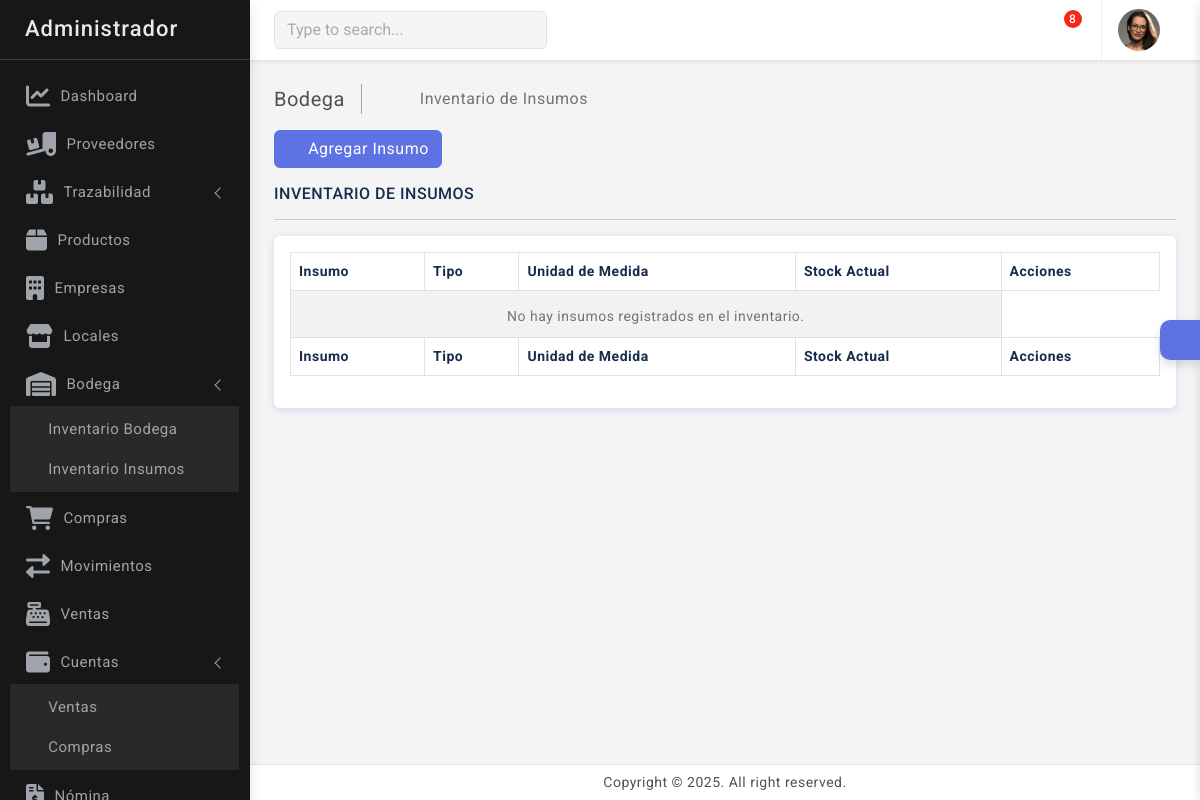
The app's page /bodega/inventario-insumos/, older data.
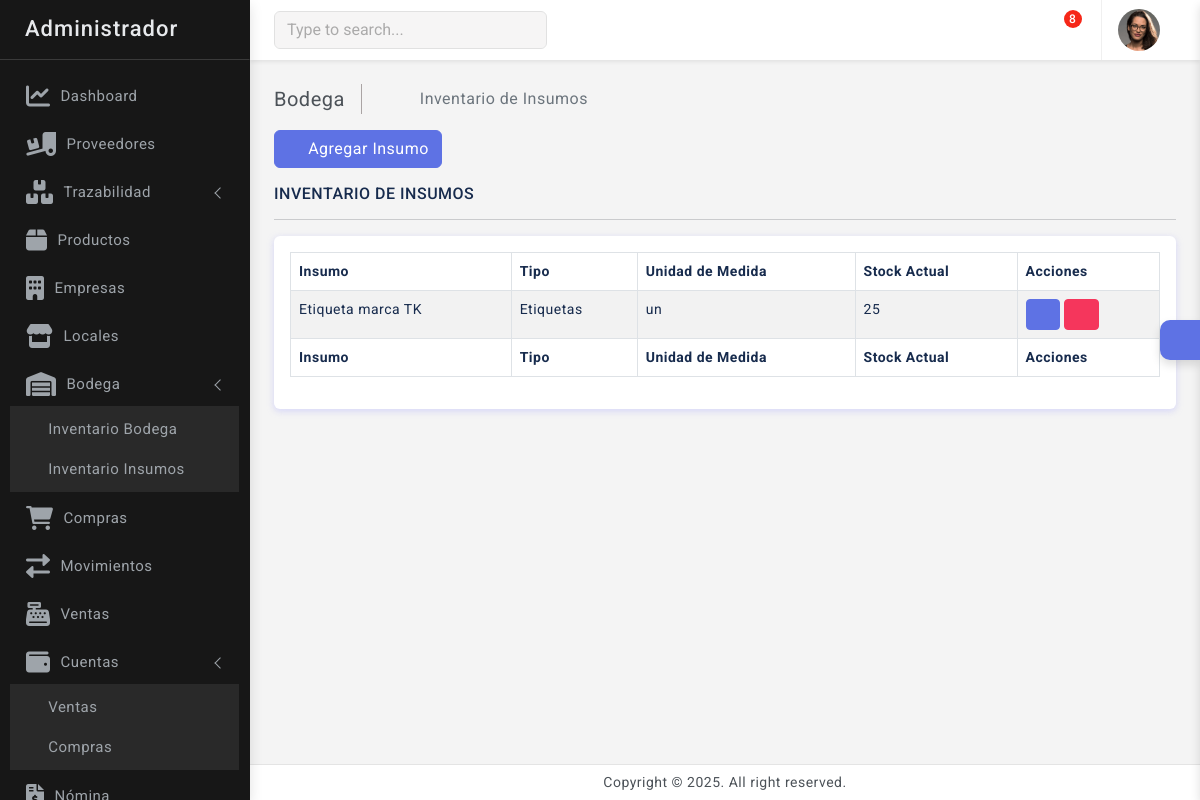
The same page, newer data.
### bodega/models.py (models this page shows, shortened)
class Insumo(models.Model):
    nombre = models.CharField(max_length=100, unique=True)
    tipo_insumo = models.ForeignKey(TipoInsumo, on_delete=models.CASCADE)
    unidad_medida = models.ForeignKey(UnidadMedida, on_delete=models.CASCADE)
    @property
    def stock_actual(self):
        ingresos = self.ingresos.aggregate(total=models.Sum('cantidad'))['total'] or 0
        usos = self.usos.aggregate(total=models.Sum('cantidad'))['total'] or 0
        return ingresos - usos

class TipoInsumo(models.Model):
    nombre = models.CharField(max_length=100, unique=True)
    activo = models.BooleanField(default=True)  # Permite desactivar tipos en lugar de eliminarlos

class UnidadMedida(models.Model):
    nombre = models.CharField(max_length=100, unique=True)
    abrev = models.CharField(max_length=10, unique=True, null=True, blank=True)  # Ejemplo: kg, m, l

### bodega/views.py (the view)
# urls.py: path('inventario-insumos/', views.inventario_insumos, name='inventario_insumos'),
def inventario_insumos(request):
    insumos = Insumo.objects.all().order_by('nombre')
    return render(request, 'bodega/insumos/inventario_insumos.html', {'insumos': insumos})

### notificaciones/context_processors.py (called while the page is built)
def notificaciones_context(request):
    if request.user.is_authenticated:
        notificaciones = Notificacion.objects.filter(user=request.user, leida=False).order_by('-fecha_creacion')
    else:
        notificaciones = []
    return {'notificaciones': notificaciones}

### outfitcore/context_processors.py (called while the page is built)
def global_context(request):
    user = None
    perfil = None
    contrato = None
    empresas = None
    if request.user.is_authenticated:
        user = request.user
        perfil = PerfilUsuario.objects.filter(usuario=request.user).first()
        if perfil:
            contrato = Contrato.objects.filter(perfil=perfil).first()
    empresas = Empresa.objects.all
    empresa_id = request.session.get('empresa_id')
    empresa_activa = None
    if empresa_id:
        empresa_activa = Empresa.objects.filter(id=empresa_id).first()
    return {
        'perfil': perfil,
        'user': user,
        'contrato': contrato,
        'empresas': empresas,
        'empresa_id': empresa_id,
        'empresa_activa': empresa_activa,
    }

### templates/bodega/insumos/inventario_insumos.html (shortened to what this page needs)
{% extends 'base.html' %}
{% block content %}
    <div class="page-wrapper">
        <div class="page-content">
            <div class="page-breadcrumb d-none d-sm-flex align-items-center mb-3">
                <div class="breadcrumb-title pe-3">Bodega</div>
                <div class="ps-3">
                    <nav aria-label="breadcrumb">
                        <ol class="breadcrumb mb-0 p-0">
                            <li class="breadcrumb-item"><a href="{% url 'home' %}"><i class="bx bx-home-alt"></i></a></li>
                            <li class="breadcrumb-item active" aria-current="page">Inventario de Insumos</li>
                        </ol>
                    </nav>
                </div>
            </div>
            <a href="{% url 'agregar_insumo' %}" class="btn btn-primary mb-3">
                <i class="bx bx-plus"></i> Agregar Insumo
            </a>
            <h6 class="mb-0 text-uppercase">Inventario de Insumos</h6>
            <hr />
            <div class="card">
                <div class="card-body">
                    <div class="table-responsive">
                        <table id="example2" class="table table-striped table-bordered">
                            <thead>
                                <tr>
                                    <th>Insumo</th>
                                    <th>Tipo</th>
                                    <th>Unidad de Medida</th>
                                    <th>Stock Actual</th>
                                    <th>Acciones</th>
                                </tr>
                            </thead>
                            <tbody>
                                {% if insumos %}
                                    {% for insumo in insumos %}
                                    <tr>
                                        <td>{{ insumo.nombre }}</td>
                                        <td>{{ insumo.tipo_insumo.nombre }}</td>
                                        <td>{{ insumo.unidad_medida.abrev }}</td>
                                        <td>
                                            {% if insumo.stock_actual < 10 %}
                                                <span class="badge bg-danger">{{ insumo.stock_actual }}</span>
                                            {% else %}
                                                {{ insumo.stock_actual }}
                                            {% endif %}
                                        </td>
                                        <td>
                                            <a href="{% url 'editar_insumo' insumo.id %}" class="btn btn-sm btn-primary">
                                                <i class="bx bx-edit"></i>
                                            </a>
                                            <button class="btn btn-sm btn-danger delete-insumo" data-id="{{ insumo.id }}" title="Eliminar">
                                            <i class="bx bx-trash"></i>
                                            </button>
                                        </td>
                                    </tr>
                                    {% endfor %}
                                {% else %}
                                    <tr>
                                        <td colspan="4" class="text-center text-muted">
                                            <i class="bx bx-info-circle" style="font-size: 20px; color: #ff9800;"></i>
                                            No hay insumos registrados en el inventario.
                                        </td>
                                    </tr>
                                {% endif %}
                            </tbody>
                            <tfoot>
                                <tr>
                                    <th>Insumo</th>
                                    <th>Tipo</th>
                                    <th>Unidad de Medida</th>
                                    <th>Stock Actual</th>
                                    <th>Acciones</th>
                                </tr>
                            </tfoot>
                        </table>
                    </div>
                </div>
            </div>
        </div>
    </div>
{% endblock %}

### templates/base.html (shortened to what this page needs)
{% load static %}
<!doctype html>
<html lang="en" class="semi-dark">
<head>
	<link href="{% static 'plugins/vectormap/jquery-jvectormap-2.0.2.css' %}" rel="stylesheet" />
	<link href="{% static 'plugins/simplebar/css/simplebar.css' %}" rel="stylesheet" />
	<link href="{% static 'plugins/perfect-scrollbar/css/perfect-scrollbar.css' %}" rel="stylesheet" />
	<link href="{% static 'plugins/metismenu/css/metisMenu.min.css' %}" rel="stylesheet" />
	<link href="{% static 'plugins/smart-wizard/css/smart_wizard_all.min.css' %}" rel="stylesheet" type="text/css" />
	<link href="{% static 'css/pace.min.css' %}" rel="stylesheet" />
	<link href="{% static 'css/bootstrap.min.css' %}" rel="stylesheet">
	<link href="{% static 'css/bootstrap-extended.css' %}" rel="stylesheet">
	<link href="{% static 'css/app.css' %}" rel="stylesheet">
	<link href="{% static 'css/icons.css' %}" rel="stylesheet">
	<link rel="stylesheet" href="{% static 'css/dark-theme.css' %}" />
	<link rel="stylesheet" href="{% static 'css/semi-dark.css' %}" />
	<link rel="stylesheet" href="{% static 'css/header-colors.css' %}" />
	<link href="{% static 'plugins/datatable/css/dataTables.bootstrap5.min.css' %}" rel="stylesheet" />
	<link href="{% static 'css/style.css' %}" rel="stylesheet">
	<link href="https://cdnjs.cloudflare.com/ajax/libs/font-awesome/6.0.0-beta3/css/all.min.css" rel="stylesheet">
	<link rel="stylesheet" href="https://cdn.jsdelivr.net/npm/bootstrap4-duallistbox@4.0.2/dist/bootstrap-duallistbox.min.css">
</head>
<body>
	<div class="wrapper">
		{% include 'includes/alerts.html' %}
		{% include 'includes/dashboard_sidebar.html' %}
		{% include 'includes/navbar.html' %}
		{% include 'includes/switcher.html' %}
		{% block content %}{% endblock %}
		{% include 'includes/footer.html' %}
	</div>
</body>
</html>

### templates/includes/alerts.html (shortened to what this page needs)
<!DOCTYPE html>
<html lang="en">
    <head>
        <link rel="stylesheet" href="//cdn.jsdelivr.net/npm/alertifyjs@1.13.1/build/css/alertify.min.css"/>
        <link rel="stylesheet" href="//cdn.jsdelivr.net/npm/alertifyjs@1.13.1/build/css/themes/default.min.css"/>
    </head>
    <body>
    </body>
</html>

### templates/includes/dashboard_sidebar.html (shortened to what this page needs)
{% load static %}
<div class="sidebar-wrapper" data-simplebar="true">
    <div class="sidebar-header">
        {% if empresa_activa %}
            <div>
                <img src="{{ empresa_activa.logo.url }}" class="logo-icon" alt="logo icon">
            </div>
            <div>
                <h4 class="logo-text">{{ empresa_activa.razon_social }}</h4>
            </div>
            <div class="toggle-icon ms-auto"><i class='bx bx-arrow-to-left'></i>
            </div>
        {% else %}
            <div>
                <h4 class="logo-text">Administrador</h4>
            </div>
            <div class="toggle-icon ms-auto"><i class='bx bx-arrow-to-left'></i>
            </div>
        {% endif %}
    </div>
    <ul class="metismenu" id="menu">
        <li>
            <a href="{% url 'home' %}">
                <div class="parent-icon"><i class='fas fa-chart-line'></i></div>
                <div class="menu-title">Dashboard</div>
            </a>
        </li>
        <li>
            <a href="{% url 'proveedores' %}">
                <div class="parent-icon"><i class="fas fa-truck-loading"></i>
                </div>
                <div class="menu-title">Proveedores</div>
            </a>
        </li>
        {% with request.path as path %}
        <li class="{% if '/trazabilidad/' in path %}mm-active{% endif %}">
            <a href="#" class="has-arrow" aria-expanded="{% if '/trazabilidad/' in path %}true{% else %}false{% endif %}">
                <div class="parent-icon"><i class='fas fa-boxes'></i></div>
                <div class="menu-title">Trazabilidad</div>
            </a>
        </li>
        {% endwith %}
        <li>
            <a href="{% url 'productos' %}">
                <div class="parent-icon"><i class='fas fa-box'></i>
                </div>
                <div class="menu-title">Productos</div>
            </a>
        </li>
        <li>
            <a href="{% url 'empresas' %}">
                <div class="parent-icon"><i class='fas fa-building'></i>
                </div>
                <div class="menu-title">Empresas</div>
            </a>
        </li>
        <li>
            <a href="{% url 'locales' %}">
                <div class="parent-icon"><i class='fas fa-store'></i>
                </div>
                <div class="menu-title">Locales</div>
            </a>
        </li>
        <li>
            <a href="#" class="has-arrow">
                <div class="parent-icon"><i class='fas fa-warehouse'></i>
                </div>
                <div class="menu-title">Bodega</div>
            </a>
            <ul>
                <li> <a href="{% url 'inventario_bodega' %}"><i class="bx bx-right-arrow-alt"></i>Inventario Bodega</a> </li>
                <li> <a href="{% url 'inventario_insumos' %}"><i class="bx bx-right-arrow-alt"></i>Inventario Insumos</a> </li>
            </ul>
        </li>
        <li>
            <a href="#">
                <div class="parent-icon"><i class="fas fa-shopping-cart"></i>
                </div>
                <div class="menu-title">Compras</div>
            </a>
        </li>
        <li>
            <a href="#">
                <div class="parent-icon"> <i class="fas fa-exchange-alt"></i>
                </div>
                <div class="menu-title">Movimientos</div>
            </a>
        </li>
        <li>
            <a href="#">
                <div class="parent-icon"><i class='fas fa-cash-register'></i>
                </div>
                <div class="menu-title">Ventas</div>
            </a>
        </li>
        <li>
            <a href="#" class="has-arrow">
                <div class="parent-icon"><i class="fas fa-wallet"></i>
                </div>
                <div class="menu-title">Cuentas</div>
            </a>
            <ul>
                <li> <a href="{% url 'ventas' %}"><i class="bx bx-right-arrow-alt"></i>Ventas</a> </li>
                <li> <a href="{% url 'compras' %}"><i class="bx bx-right-arrow-alt"></i>Compras</a> </li>
            </ul>
        </li>
        <li>
            <a href="{% url 'nomina' %}">
                <div class="parent-icon"><i class="fas fa-file-invoice-dollar"></i>
                </div>
                <div class="menu-title">Nómina</div>
            </a>
        </li>
    </ul>
</div>

### templates/includes/navbar.html (shortened to what this page needs)
{% load static %}
<header>
    <div class="topbar d-flex align-items-center">
        <nav class="navbar navbar-expand">
            <div class="search-bar flex-grow-1">
                <div class="position-relative search-bar-box">
                    <input type="text" class="form-control search-control" placeholder="Type to search..."> <span class="position-absolute top-50 search-show translate-middle-y"><i class='bx bx-search'></i></span>
                </div>
            </div>
            <div class="top-menu ms-auto">
                <ul class="navbar-nav align-items-center">
                    <li class="nav-item dropdown dropdown-large">
                        <a class="nav-link dropdown-toggle dropdown-toggle-nocaret" href="#" role="button" data-bs-toggle="dropdown" aria-expanded="false">	<i class='bx bx-category'></i>
                        </a>
                    </li>
                    <li class="nav-item dropdown dropdown-large">
                        <a class="nav-link dropdown-toggle dropdown-toggle-nocaret position-relative" href="#" role="button" data-bs-toggle="dropdown" aria-expanded="false">
                            <i class='bx bx-bell'></i>
                        </a>
                    </li>
                    <li class="nav-item dropdown dropdown-large">
                        <a class="nav-link dropdown-toggle dropdown-toggle-nocaret position-relative" href="#" role="button" data-bs-toggle="dropdown" aria-expanded="false"> <span class="alert-count">8</span>
                            <i class='bx bx-comment'></i>
                        </a>
                    </li>
                </ul>
            </div>
            <div class="user-box dropdown">
                <a class="d-flex align-items-center nav-link dropdown-toggle dropdown-toggle-nocaret" href="#" role="button" data-bs-toggle="dropdown" aria-expanded="false">
                    <img src="{% static 'images/avatars/avatar-2.png' %}" class="user-img" alt="user avatar">
                </a>
            </div>
        </nav>
    </div>
</header>

### templates/includes/switcher.html (shortened to what this page needs)
{% load static %}
<div class="switcher-wrapper">
    <div class="switcher-btn"> <i class='bx bx-cog bx-spin'></i>
    </div>
</div>

### templates/includes/footer.html
{% load static %}
<footer class="page-footer">
    <p class="mb-0">Copyright © 2025. All right reserved.</p>
</footer>

### outfitcore/static/css/semi-dark.css (style rules this page uses)
html.semi-dark .sidebar-wrapper { background: #171717; border-right: 1px solid #e4e4e400 }
html.semi-dark .sidebar-wrapper .sidebar-header { background: #171717; border-right: 1px solid #e4e4e400; border-bottom: 1px solid rgb(255 255 255 / 15%) }
html.semi-dark .sidebar-wrapper .sidebar-header .logo-text { color: #e7e9ec }
html.semi-dark .sidebar-wrapper .sidebar-header .toggle-icon { color: #e7e9ec }
html.semi-dark .sidebar-wrapper .metismenu a { color: #9ea4aa }
html.semi-dark .sidebar-wrapper .metismenu ul { border: 1px solid #ffffff00; background: rgb(255 255 255 / 8%) }

Row changes from the older to the newer data that the page shows:
added Insumo: nombre "Etiqueta marca TK", tipo_insumo.nombre "Etiquetas", unidad_medida.abrev "un", stock_actual "25"
Text that changed along with them:
text no longer shown: "No hay insumos registrados en el inventario."
